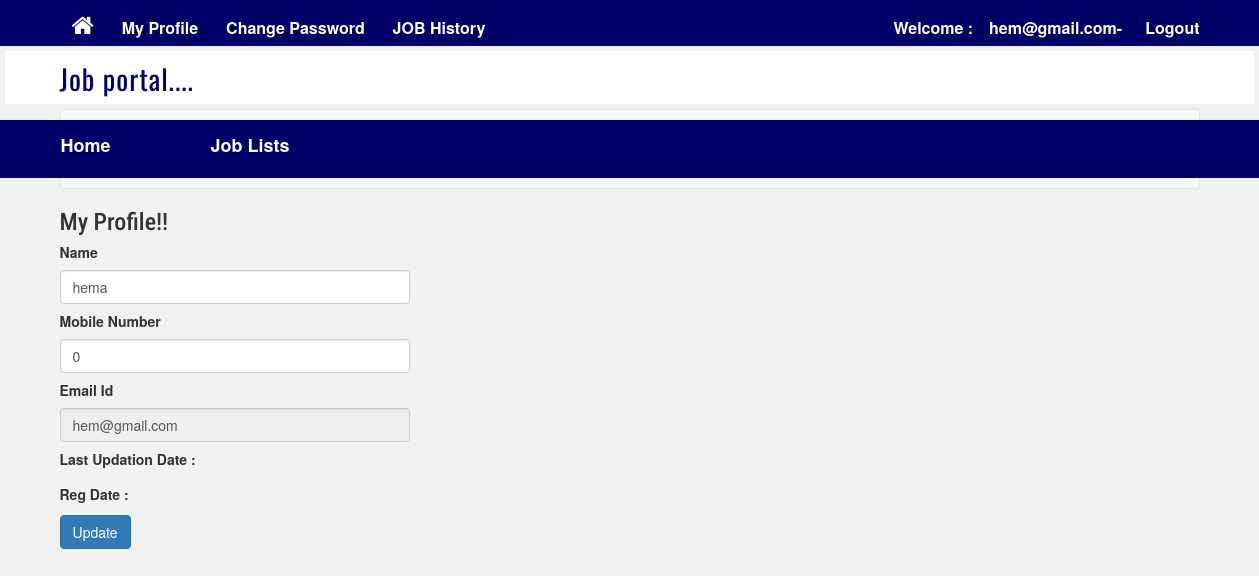
The app's page /job/profile.php (signed in) with its own data.
### tables this page shows
CREATE TABLE `user` (
  `id` int(10) NOT NULL,
  `fname` varchar(20) NOT NULL,
  `lname` varchar(20) NOT NULL,
  `gender` varchar(20) NOT NULL,
  `email` varchar(20) NOT NULL,
  `contact` int(10) NOT NULL,
  `password` varchar(20) NOT NULL,
  `cpassword` varchar(20) NOT NULL
);

### job/profile.php (the view, shortened to what this page needs)
<?php
include('includes/config.php');
if(strlen($_SESSION['login'])==0)
	{
header('location:index.php');
}
else{
?>
<!DOCTYPE HTML>
<html>
<head>
<link href="css/bootstrap.css" rel='stylesheet' type='text/css' />
<link href="style.css" rel='stylesheet' type='text/css' />
<link href="css/font-awesome.css" rel="stylesheet">
<link href="css/animate.css" rel="stylesheet" type="text/css" media="all">
</head>
<body>
<div class="top-header">
<?php include('includes/header.php');?>
<div class="privacy">
	<div class="container">
		<h3 class="wow fadeInDown animated animated" data-wow-delay=".5s" style="visibility: visible; animation-delay: 0.5s; animation-name: fadeInDown;">My Profile!!</h3>
		<form name="chngpwd" method="post">
<?php
$useremail=$_SESSION['login'];
$sql = "SELECT * from user where email=:useremail";
$query = $dbh -> prepare($sql);
$query -> bindParam(':useremail',$useremail, PDO::PARAM_STR);
$query->execute();
$results=$query->fetchAll(PDO::FETCH_OBJ);
if($query->rowCount() > 0)
{
foreach($results as $result)
{	?>
	<p style="width: 350px;">
			<b>Name</b>  <input type="text" name="name" value="<?php echo htmlentities($result->fname);?>" class="form-control" id="name" required="">
	</p>
<p style="width: 350px;">
<b>Mobile Number</b>
<input type="text" class="form-control" name="mobileno" maxlength="10" value="<?php echo htmlentities($result->contact);?>" id="mobileno"  required="">
</p>
<p style="width: 350px;">
<b>Email Id</b>
	<input type="email" class="form-control" name="email" value="<?php echo htmlentities($result->email);?>" id="email" readonly>
			</p>
<p style="width: 350px;">
<b>Last Updation Date : </b>
</p>
<p style="width: 350px;">
<b>Reg Date :</b>
			</p>
<?php }} ?>
			<p style="width: 350px;">
<button type="submit" name="submit6" class="btn-primary btn">Update</button>
			</p>
			</form>
	</div>
</div>
</body>
</html>
<?php } ?>

### job/style.css (style rules this page uses)
html, body { background: #f0f2f0; background-size: cover; }
h1,h2,h3,h4,h5,h6 { margin:0; font-family: 'Roboto Condensed', sans-serif; }
p { margin:0; }
.top-header { background:#000066; border-bottom: 0 none; height: 46px; line-height: 35px; }

### records on screen
user: name "hema", mobileno "0", email "hem@gmail.com"

### other values on screen
$_SESSION['login'] "hem@gmail.com"
